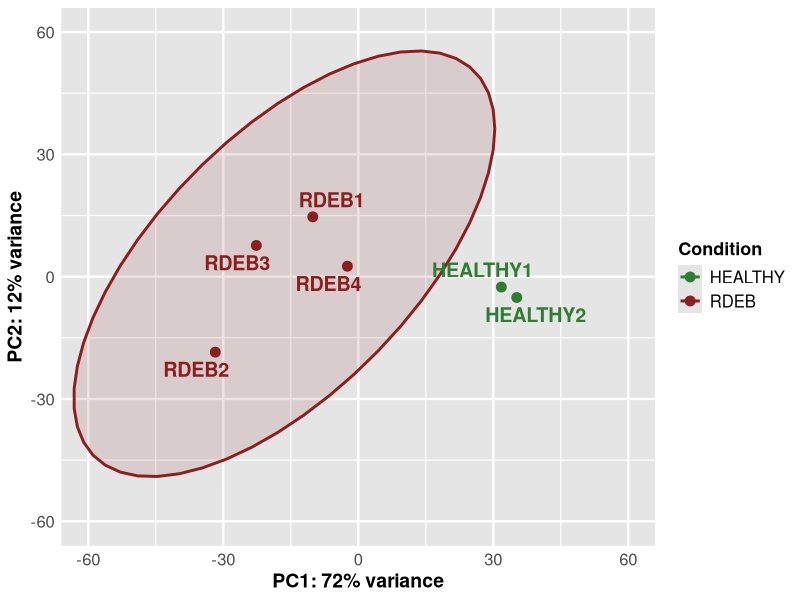

Write R code to recreate this figure.
suppressPackageStartupMessages({
  library(ggplot2)
  library(dplyr)
})

## -------------------------
## 原始點
## -------------------------
df <- data.frame(
  Sample    = c("HEALTHY1","HEALTHY2","RDEB1","RDEB2","RDEB3","RDEB4"),
  Condition = c("HEALTHY","HEALTHY","RDEB","RDEB","RDEB","RDEB"),
  PC1       = c( 31.781473, 35.201900,  -10.118765, -31.781473, -22.660333,  -2.422803),
  PC2       = c( -2.553191, -5.106383,  14.680851, -18.510638,   7.659574,   2.553191)
)
df$Condition <- factor(df$Condition, levels = c("HEALTHY","RDEB"))

## -------------------------
## 🔧 workaround：讓 HEALTHY 有第 3 點（極小 jitter）
## -------------------------
eps <- 1e-6
df_ellipse <- bind_rows(
  df,
  df %>%
    filter(Condition == "HEALTHY") %>%
    slice(1) %>%
    mutate(
      PC1 = PC1 + eps,
      PC2 = PC2 + eps,
      Sample = "HEALTHY_fake"
    )
)

## -------------------------
## 典雅配色
## -------------------------
cols <- c(
  HEALTHY = "#2F7D32",
  RDEB    = "#8B1E1E"
)

## -------------------------
## 標籤自動避讓
## -------------------------
use_repel <- requireNamespace("ggrepel", quietly = TRUE)

p <- ggplot(df_ellipse, aes(PC1, PC2, color = Condition)) +
  
  ## filled ellipse
  stat_ellipse(
    aes(fill = Condition, group = Condition),
    geom  = "polygon",
    alpha = 0.12,
    color = NA,
    level = 0.95,
    show.legend = FALSE
  ) +
  
  ## ellipse outline
  stat_ellipse(
    aes(group = Condition),
    level = 0.95,
    linewidth = 1
  ) +
  
  ## 真實點
  geom_point(
    data = df,
    size = 3
  ) +
  
  ## 標籤
  { if (use_repel)
    ggrepel::geom_text_repel(
      data = df,
      aes(label = Sample),
      size = 5,
      fontface = "bold",
      box.padding = 0.4,
      point.padding = 0.3,
      max.overlaps = Inf,
      show.legend = FALSE
    )
    else
      geom_text(
        data = df,
        aes(label = Sample),
        vjust = -0.9,
        size = 5,
        fontface = "bold",
        show.legend = FALSE
      )
  } +
  
  scale_color_manual(values = cols) +
  scale_fill_manual(values = cols) +
  coord_cartesian(xlim = c(-60, 60), ylim = c(-60, 60)) +
  
  ## =========================
## ✅ 灰階背景 + 白色網格（像原圖）
## =========================
theme(
  panel.background = element_rect(fill = "grey90", color = NA),
  plot.background  = element_rect(fill = "white", color = NA),
  
  panel.grid.major = element_line(color = "white", linewidth = 0.8),
  panel.grid.minor = element_line(color = "white", linewidth = 0.4),
  
  axis.line        = element_blank(),
  axis.ticks       = element_blank(),
  
  axis.title       = element_text(face = "bold", size = 14),
  axis.text        = element_text(size = 12),
  legend.title     = element_text(face = "bold", size = 13),
  legend.text      = element_text(size = 12)
) +
  
  labs(
    x = "PC1: 72% variance",
    y = "PC2: 12% variance",
    color = "Condition"
  )

print(p)